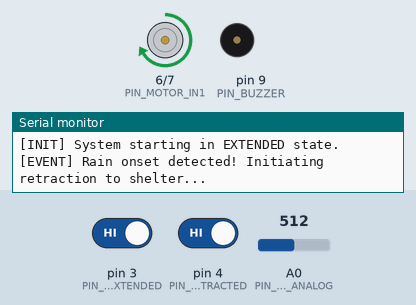
This sketch was run on a simulated Arduino Uno, built with avr-gcc and run on an emulated ATmega328P. Shown: motor-driver pin pairs drawn as motors (green arrow = first pin HIGH = forward, orange = second pin HIGH = backward, longer = more drive, scaled by the enable pin), buzzer (waves = sounding), the last lines printed to the serial monitor. The test bench sets the inputs (shaded band); at power-on: pin 4 (PIN_LIMIT_RETRACTED) HIGH, A0 (PIN_RAIN_ANALOG) = 512, pin 3 (PIN_LIMIT_EXTENDED) HIGH.

Above: at 1.5 s.
1.6 s: pin 4 (PIN_LIMIT_RETRACTED) driven LOW
At 2.6 s:
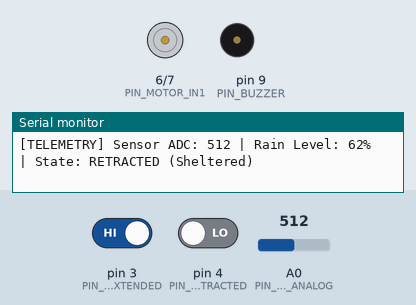
3.3 s: A0 (PIN_RAIN_ANALOG) set to 833
5.4 s: A0 (PIN_RAIN_ANALOG) set to 859
At 7.0 s:
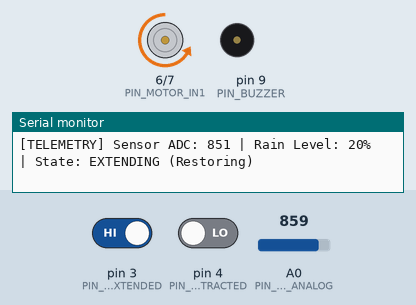
7.5 s: A0 (PIN_RAIN_ANALOG) set to 615
9.6 s: A0 (PIN_RAIN_ANALOG) set to 583
At 10.25 s:
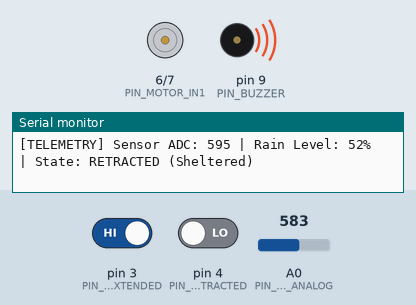
11.5 s: A0 (PIN_RAIN_ANALOG) set to 860
At 13.9 s:
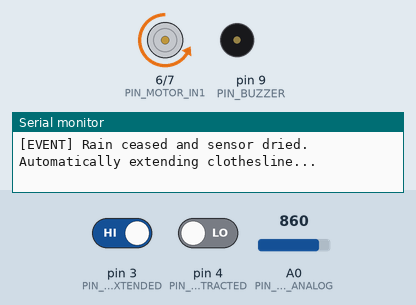
Timing chart, 0 to 14.9 s (numbered marks = the images above; inputs shaded):
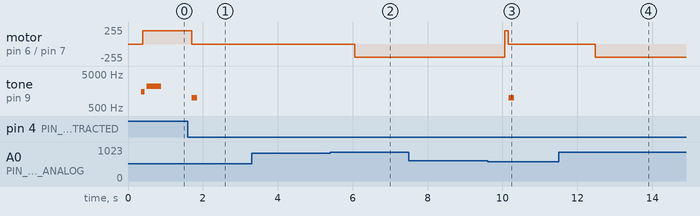

The sketch:

rain_sensing_clothesline.ino
```cpp
/*
 * Automatic Rain-Sensing Retractable Clothesline (2024–2025)
 * Author: Sujaya K S (Electronics and Communication Engineering)
 * Practical Implementation & Demonstration: TRIOX Technology IoT Internship
 * GitHub: https://github.com/sujaya-25
 *
 * Hardware:
 * - Microcontroller: Arduino Uno / Nano or ESP8266 NodeMCU
 * - Sensory Layer: FC-37 / YL-83 Raindrop Detection Module (Analog + Digital)
 * - Actuation Layer: L298N Dual H-Bridge Motor Driver + 12V High-Torque Geared DC Motor
 * - Safety & Limits: Dual Mechanical Microswitches (End-stop limit switches)
 * - Acoustic Signal: Active Piezo Buzzer
 *
 * Control Engineering Highlights:
 * - 10-sample moving average digital filter to reject condensation and humidity noise
 * - Hysteresis band logic to eliminate motor chatter during light drizzle transitions
 * - Emergency watchdog timer: Shuts down motor after 15s if limit switches fail to trigger
 */

// Pin Definitions
const uint8_t PIN_RAIN_ANALOG      = A0;  // Rain Sensor Analog Output (0 to 1023)
const uint8_t PIN_LIMIT_EXTENDED   = 3;   // Microswitch: High when clothesline fully out
const uint8_t PIN_LIMIT_RETRACTED  = 4;   // Microswitch: High when clothesline sheltered
const uint8_t PIN_MOTOR_ENA        = 5;   // PWM Speed Control (L298N ENA)
const uint8_t PIN_MOTOR_IN1        = 6;   // Motor Direction Input 1
const uint8_t PIN_MOTOR_IN2        = 7;   // Motor Direction Input 2
const uint8_t PIN_BUZZER           = 9;   // Acoustic Rain Alert Buzzer
const uint8_t PIN_MANUAL_OVERRIDE  = 11;  // Pushbutton / Toggle for manual operation

// Calibration Constants
const int RAIN_THRESHOLD_TRIGGER   = 600; // ADC value below 600 indicates rain detected
const int RAIN_THRESHOLD_CLEAR     = 850; // ADC value above 850 indicates surface dried
const uint8_t MOTOR_NORMAL_SPEED   = 200; // PWM duty cycle (0-255)
const unsigned long WATCHDOG_MAX_MS = 15000; // 15s maximum travel duration safety cutoff

// Moving Average Filter Buffer
const uint8_t FILTER_WINDOW_SIZE   = 10;
int sensorReadings[FILTER_WINDOW_SIZE];
uint8_t readIndex                  = 0;
long totalSum                      = 0;
int filteredRainValue              = 1023;

// Finite State Machine Enum
enum SystemState {
  STATE_EXTENDED,     // Clothes drying in open sun
  STATE_RETRACTING,   // Rain detected: motor pulling line into sheltered enclosure
  STATE_RETRACTED,    // Sheltered from rain
  STATE_EXTENDING,    // Rain stopped and dried: restoring clothes to drying position
  STATE_SAFETY_ERROR  // Watchdog timeout exceeded (jam / sensor failure)
};

SystemState currentState = STATE_EXTENDED;
unsigned long motorActionStartTime = 0;
bool alertSounded = false;

void setup() {
  Serial.begin(9600);
  while (!Serial) { delay(10); }

  Serial.println(F("=================================================="));
  Serial.println(F("  Automatic Rain-Sensing Retractable Clothesline"));
  Serial.println(F("  Engineered by: Sujaya K S | TRIOX IoT Internship"));
  Serial.println(F("=================================================="));

  // Initialize Input / Output Pins
  pinMode(PIN_RAIN_ANALOG, INPUT);
  pinMode(PIN_LIMIT_EXTENDED, INPUT_PULLUP);
  pinMode(PIN_LIMIT_RETRACTED, INPUT_PULLUP);
  pinMode(PIN_MANUAL_OVERRIDE, INPUT_PULLUP);

  pinMode(PIN_MOTOR_ENA, OUTPUT);
  pinMode(PIN_MOTOR_IN1, OUTPUT);
  pinMode(PIN_MOTOR_IN2, OUTPUT);
  pinMode(PIN_BUZZER, OUTPUT);

  // Stop motor by default
  stopMotor();

  // Initialize moving average buffer
  for (int i = 0; i < FILTER_WINDOW_SIZE; i++) {
    sensorReadings[i] = analogRead(PIN_RAIN_ANALOG);
    totalSum += sensorReadings[i];
    delay(20);
  }
  filteredRainValue = totalSum / FILTER_WINDOW_SIZE;

  // Initial State Assessment
  if (digitalRead(PIN_LIMIT_RETRACTED) == LOW) {
    currentState = STATE_RETRACTED;
    Serial.println(F("[INIT] System starting in RETRACTED state."));
  } else {
    currentState = STATE_EXTENDED;
    Serial.println(F("[INIT] System starting in EXTENDED state."));
  }

  tone(PIN_BUZZER, 1500, 100);
}

void loop() {
  updateSensorFilter();
  handleStateMachine();
  telemetryLog();
  delay(100);
}

// -------------------------------------------------------------
// Digital Filter: 10-Point Running Average
// -------------------------------------------------------------
void updateSensorFilter() {
  totalSum -= sensorReadings[readIndex];
  sensorReadings[readIndex] = analogRead(PIN_RAIN_ANALOG);
  totalSum += sensorReadings[readIndex];
  readIndex = (readIndex + 1) % FILTER_WINDOW_SIZE;
  filteredRainValue = totalSum / FILTER_WINDOW_SIZE;
}

// -------------------------------------------------------------
// State Machine Engine
// -------------------------------------------------------------
void handleStateMachine() {
  bool rainDetected = (filteredRainValue < RAIN_THRESHOLD_TRIGGER);
  bool surfaceDry   = (filteredRainValue > RAIN_THRESHOLD_CLEAR);

  switch (currentState) {
    case STATE_EXTENDED:
      if (rainDetected) {
        Serial.println(F("[EVENT] Rain onset detected! Initiating retraction to shelter..."));
        alertSounded = false;
        startMotorRetracting();
      }
      break;

    case STATE_RETRACTING:
      // Sound alert chime while retracting
      if (!alertSounded) {
        tone(PIN_BUZZER, 2200, 400);
        alertSounded = true;
      }

      // Check Retracted Limit Switch (Active LOW with internal pullup)
      if (digitalRead(PIN_LIMIT_RETRACTED) == LOW) {
        stopMotor();
        currentState = STATE_RETRACTED;
        Serial.println(F("[LIMIT] Retracted limit switch reached. Clothesline sheltered securely."));
        tone(PIN_BUZZER, 1000, 150);
      }
      // Safety Watchdog Check
      else if (millis() - motorActionStartTime > WATCHDOG_MAX_MS) {
        triggerSafetyError(F("Watchdog timeout during RETRACT! Possible mechanical jam."));
      }
      break;

    case STATE_RETRACTED:
      if (surfaceDry) {
        Serial.println(F("[EVENT] Rain ceased and sensor dried. Automatically extending clothesline..."));
        startMotorExtending();
      }
      break;

    case STATE_EXTENDING:
      // Immediate rain abort: if rain starts again while extending, reverse immediately!
      if (rainDetected) {
        Serial.println(F("[ABORT] Rain detected during extension! Reversing immediately."));
        startMotorRetracting();
        return;
      }

      // Check Extended Limit Switch
      if (digitalRead(PIN_LIMIT_EXTENDED) == LOW) {
        stopMotor();
        currentState = STATE_EXTENDED;
        Serial.println(F("[LIMIT] Extended limit switch reached. Clothes restored to drying area."));
        tone(PIN_BUZZER, 1800, 100);
      }
      // Safety Watchdog Check
      else if (millis() - motorActionStartTime > WATCHDOG_MAX_MS) {
        triggerSafetyError(F("Watchdog timeout during EXTEND! Check pulley tension."));
      }
      break;

    case STATE_SAFETY_ERROR:
      stopMotor();
      // Fast warning beeps
      if ((millis() / 500) % 2 == 0) {
        tone(PIN_BUZZER, 500, 100);
      }
      break;
  }
}

// -------------------------------------------------------------
// Motor Actuation Subroutines (L298N H-Bridge)
// -------------------------------------------------------------
void startMotorRetracting() {
  currentState = STATE_RETRACTING;
  motorActionStartTime = millis();

  digitalWrite(PIN_MOTOR_IN1, HIGH);
  digitalWrite(PIN_MOTOR_IN2, LOW);
  analogWrite(PIN_MOTOR_ENA, MOTOR_NORMAL_SPEED);
}

void startMotorExtending() {
  currentState = STATE_EXTENDING;
  motorActionStartTime = millis();

  digitalWrite(PIN_MOTOR_IN1, LOW);
  digitalWrite(PIN_MOTOR_IN2, HIGH);
  analogWrite(PIN_MOTOR_ENA, MOTOR_NORMAL_SPEED);
}

void stopMotor() {
  analogWrite(PIN_MOTOR_ENA, 0);
  digitalWrite(PIN_MOTOR_IN1, LOW);
  digitalWrite(PIN_MOTOR_IN2, LOW);
}

void triggerSafetyError(const __FlashStringHelper* reason) {
  stopMotor();
  currentState = STATE_SAFETY_ERROR;
  Serial.print(F("[EMERGENCY STOP] "));
  Serial.println(reason);
}

// -------------------------------------------------------------
// Telemetry & Debugging Output
// -------------------------------------------------------------
unsigned long lastLogTime = 0;
void telemetryLog() {
  if (millis() - lastLogTime >= 2000) {
    lastLogTime = millis();
    int rainPercent = map(constrain(filteredRainValue, 200, 1023), 1023, 200, 0, 100);

    Serial.print(F("[TELEMETRY] Sensor ADC: "));
    Serial.print(filteredRainValue);
    Serial.print(F(" | Rain Level: "));
    Serial.print(rainPercent);
    Serial.print(F("% | State: "));

    switch (currentState) {
      case STATE_EXTENDED:    Serial.println(F("EXTENDED (Drying)")); break;
      case STATE_RETRACTING:  Serial.println(F("RETRACTING (Moving to shelter)")); break;
      case STATE_RETRACTED:   Serial.println(F("RETRACTED (Sheltered)")); break;
      case STATE_EXTENDING:   Serial.println(F("EXTENDING (Restoring)")); break;
      case STATE_SAFETY_ERROR:Serial.println(F("ERROR (Watchdog triggered)")); break;
    }
  }
}
```

Measured:
- the behaviour switches between 850 and 851 on A0 (PIN_RAIN_ANALOG) (found by bisection; images 1 and 2)
- the behaviour switches between 600 and 599 on A0 (PIN_RAIN_ANALOG) (found by bisection; images 2 and 3)
- after the input at 1.6 s, motor on pin 6 (PIN_MOTOR_IN1) / pin 7 (PIN_MOTOR_IN2): forward 200/255 → stopped after 0.10 s; tone on pin 9 (PIN_BUZZER): silent → 1000 Hz after 0.10 s, → silent 0.15 s later
- after the input at 5.4 s, motor on pin 6 (PIN_MOTOR_IN1) / pin 7 (PIN_MOTOR_IN2): stopped → backward 200/255 after 0.65 s
- after the input at 9.6 s, motor on pin 6 (PIN_MOTOR_IN1) / pin 7 (PIN_MOTOR_IN2): backward 200/255 → forward 200/255 after 0.46 s, → stopped 0.10 s later; tone on pin 9 (PIN_BUZZER): silent → 1000 Hz after 0.56 s, → silent 0.15 s later
- after the input at 11.5 s, motor on pin 6 (PIN_MOTOR_IN1) / pin 7 (PIN_MOTOR_IN2): stopped → backward 200/255 after 0.98 s
